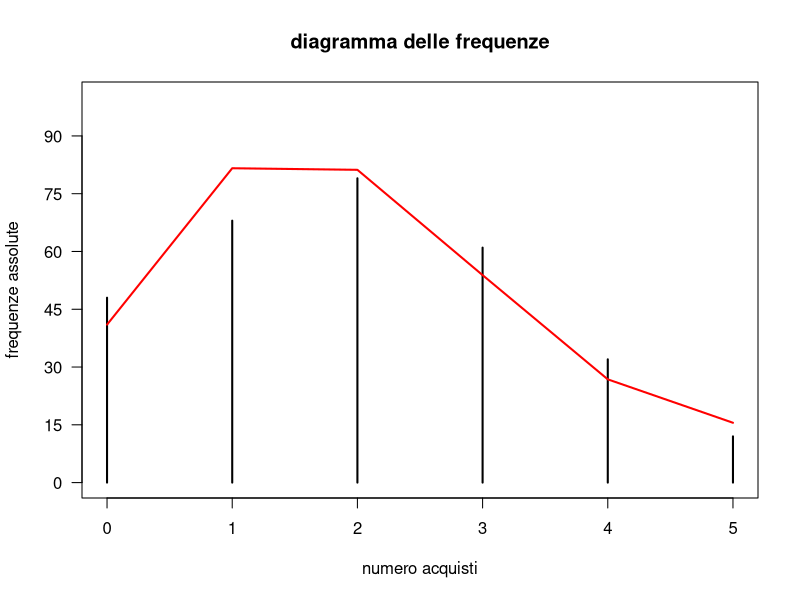
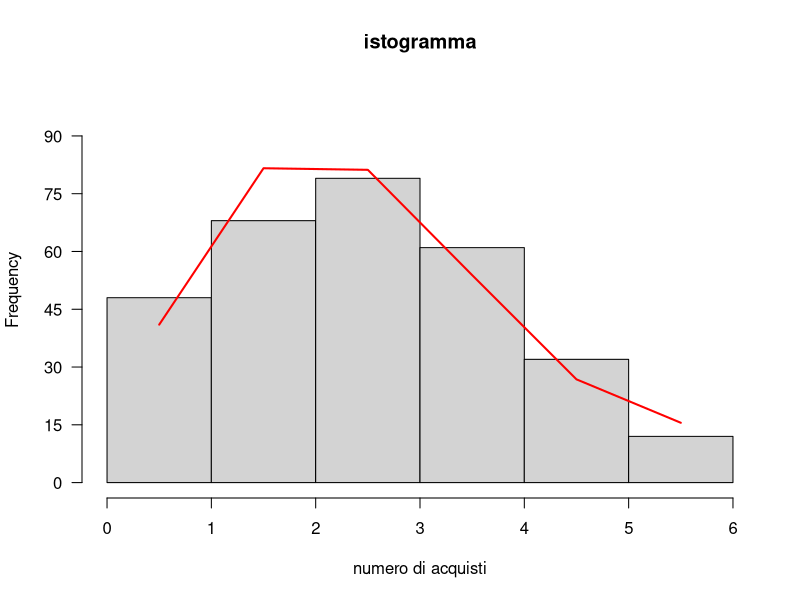

The R source for these figures, in order:
library("readxl")
#carichiamo il dataset 
datimiei<-as.data.frame(read_excel("../datasets/new_sample.xlsx"))
#calcoliamo la lunghezza del campione
n<-nrow(datimiei)
n
summary(datimiei)

#Questo dataset non è adeguato per un test di adattamento per la distribuzione di Poisson
#è necessario manipolarlo, ossia trasformare ogni realizzazione x nella parte intera inferiore di c*ln(x+1)
#dove c viene scelto opportunamente:
c<-0.942
datimiei2<-trunc(c*log(datimiei$numero_acquisti+1))
datimiei2

# TEST DI ADATTAMENTO - DISTRIBUZIONE DI POISSON

# H0: i dati sono distribuiti secondo una distribuzione di Poisson
# H1: i dati non seguono una distribuzione di Poisson

#calcolo le frequenze assolute del numero di acquisti/riparazioni
frequenze<-table(datimiei2)
frequenze

#Testare con una distribuzione di Poisson significa confrontare con una variabile che ha infiniti valori.
#Calcoliamo le frequenze osservate per le classi
#"0", "1", "2", "3", "4", "da 5 in poi"
#Ricordiamo che per intervalli chiusi a sinistra ed aperti a destra occorre specificare in cut l'opzione right=FALSE
massimo<-max(datimiei2)
freqosservate<-table(cut(datimiei2,breaks = c(0,1,2,3,4,5,massimo+0.01),right = FALSE))
freqosservate

#calcolo le frequenze attese per una distribuzione di Poisson
#la funzione dpois(x,lambda,log=FALSE) calcola la densità di probabilità di Poisson
#log è un valore logico e se TRUE calcola la probabilità come log(p)

#stima del parametro lambda che coincide con la media per Poisson
lambda<-mean(datimiei2)
lambda

#calcolo distribuzione teorica
distrpois<-c(dpois(0:4,lambda,log = FALSE),1-sum(dpois(0:4,lambda,log = FALSE)))
distrpois

#calcolo frequenze attese
freqattese<-round(n*distrpois,digits = 2)
freqattese
#nota che la condizione n*pigreco >=5 è soddisfatta

#diagramma delle frequenze osservate
plot(table(datimiei2),yaxt="n",ylim =c(0,100),xlab = "numero acquisti", ylab = "frequenze assolute",main="diagramma delle frequenze")
#nuovi ticks: axis(side,at=,las=)
axis(2,at=seq(0,100,by=15),las=2)
#side: un intero che dove posizionare le lineette: 
#1=in basso, 2 a sinistra, 3 in alto, 4 a destra
#at:intervallo e passo 
#las: 0 le lineette sono parallele e 2 perpendicolare all'asse delle ascisse
lines(freqattese~c(0:5),lwd=2,col="red")

#istogramma
hist(datimiei2,right = FALSE,breaks = seq(0,6,1),xlab = "numero di acquisti",las=1,main = "istogramma",yaxt="n",ylim = c(0,100))
axis(2,at=seq(0,100,by=15),las=2)
lines(freqattese~c(0:5+0.5),lwd=2,col="red")


#calcolo valore della statistica chi quadrato
chisquare<-round(sum((freqosservate-freqattese)^2/freqattese),digits = 2)
chisquare

#calcolo valore critico
alfa<-0.05
gradilib<-(6-1-1)
valorecritico<-qchisq(1-alfa,df=gradilib)
valorecritico

#decisione del test
if(chisquare>=valorecritico){print("Rifiuto H0")}else{print("Accetto H0")}




